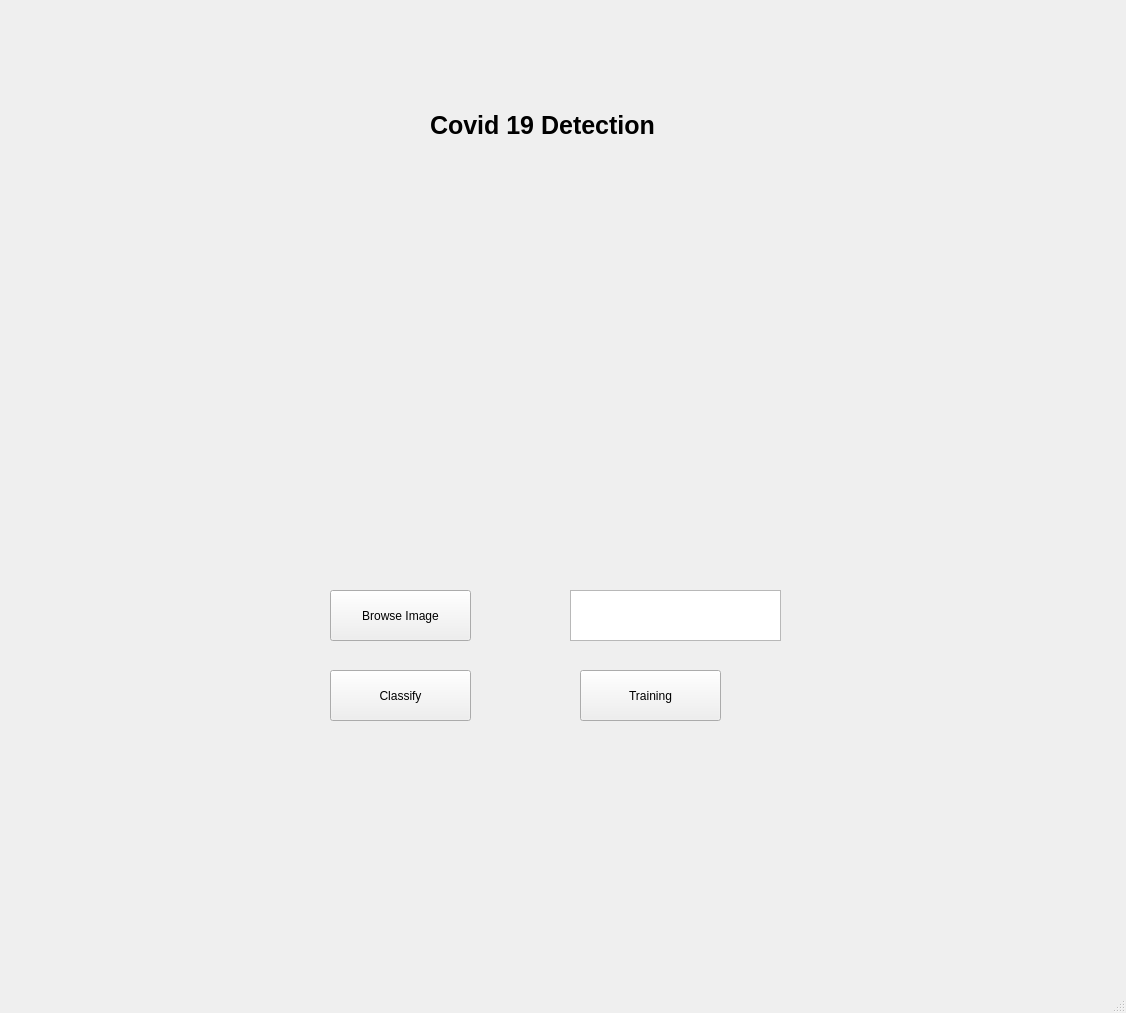
<?xml version="1.0" encoding="UTF-8"?>
<ui version="4.0">
 <class>MainWindow</class>
 <widget class="QMainWindow" name="MainWindow">
  <property name="geometry">
   <rect>
    <x>0</x>
    <y>0</y>
    <width>1126</width>
    <height>1013</height>
   </rect>
  </property>
  <property name="windowTitle">
   <string>MainWindow</string>
  </property>
  <widget class="QWidget" name="centralwidget">
   <widget class="QLabel" name="label">
    <property name="geometry">
     <rect>
      <x>430</x>
      <y>90</y>
      <width>251</width>
      <height>71</height>
     </rect>
    </property>
    <property name="font">
     <font>
      <pointsize>19</pointsize>
      <weight>75</weight>
      <bold>true</bold>
     </font>
    </property>
    <property name="text">
     <string>Covid 19 Detection</string>
    </property>
   </widget>
   <widget class="QLabel" name="label_2">
    <property name="geometry">
     <rect>
      <x>340</x>
      <y>170</y>
      <width>431</width>
      <height>351</height>
     </rect>
    </property>
    <property name="text">
     <string/>
    </property>
   </widget>
   <widget class="QPushButton" name="pushButton">
    <property name="geometry">
     <rect>
      <x>330</x>
      <y>590</y>
      <width>141</width>
      <height>51</height>
     </rect>
    </property>
    <property name="text">
     <string>Browse Image</string>
    </property>
   </widget>
   <widget class="QPushButton" name="pushButton_2">
    <property name="geometry">
     <rect>
      <x>330</x>
      <y>670</y>
      <width>141</width>
      <height>51</height>
     </rect>
    </property>
    <property name="text">
     <string>Classify</string>
    </property>
   </widget>
   <widget class="QPushButton" name="pushButton_3">
    <property name="geometry">
     <rect>
      <x>580</x>
      <y>670</y>
      <width>141</width>
      <height>51</height>
     </rect>
    </property>
    <property name="text">
     <string>Training</string>
    </property>
   </widget>
   <widget class="QTextEdit" name="textEdit">
    <property name="geometry">
     <rect>
      <x>570</x>
      <y>590</y>
      <width>211</width>
      <height>51</height>
     </rect>
    </property>
   </widget>
  </widget>
  <widget class="QMenuBar" name="menubar">
   <property name="geometry">
    <rect>
     <x>0</x>
     <y>0</y>
     <width>1126</width>
     <height>21</height>
    </rect>
   </property>
  </widget>
  <widget class="QStatusBar" name="statusbar"/>
 </widget>
 <resources/>
 <connections/>
</ui>
